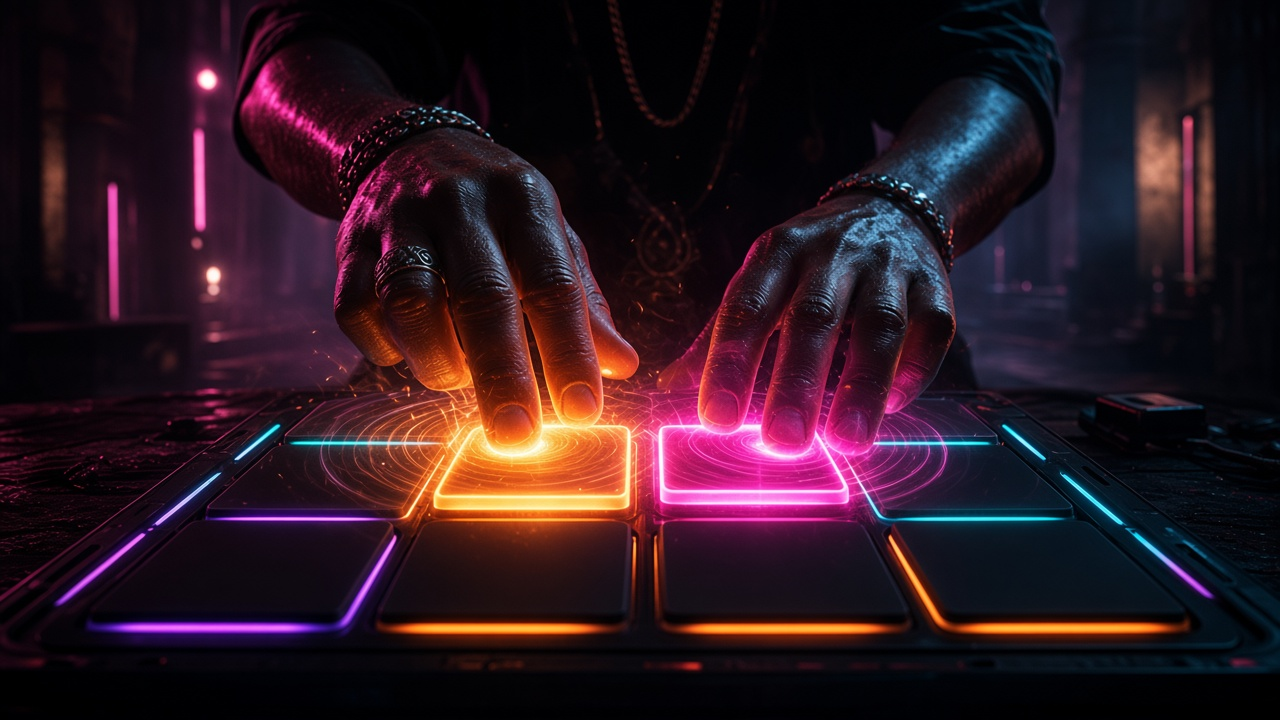
#> input picture promo/styleframes_raw/sf01_raw.jpg, 1280 x 720 px, found by its file name
$ python compose.py
#> lines starting #> are read from the running program, lines starting #| are printed output that depends on the picture
# Composes styleframe_01..03.png (Sanctum promo, tone-approval pass). Re-run: python3 styleframes_raw/compose.py
from PIL import Image, ImageDraw, ImageFont, ImageFilter, ImageEnhance, ImageChops
import random
G='/usr/share/fonts/truetype/sand-box/google/'
def font(name,size):
    import glob
    p=sorted(glob.glob(G+name+'/*.ttf'))[0]; f=ImageFont.truetype(p,size)
    try: f.set_variation_by_name('Bold')
    except Exception: pass
    return f
ANTON=lambda s: font('Anton',s); MONO=lambda s: font('JetBrains Mono',s)
MAG=(255,45,149); CY=(25,227,255); OR=(255,106,19); VI=(155,92,255); GOLD=(232,185,49); IV=(244,241,234)
def grain(im,amt=14):
    n=Image.effect_noise(im.size,amt).convert('RGB'); return ImageChops.overlay(im,ImageEnhance.Brightness(n).enhance(1.0)) if False else Image.blend(im,ImageChops.overlay(im,n),0.18)
def glitch_text(base,xy,text,f,fill=IV,split=6):
    lay=Image.new('RGBA',base.size,(0,0,0,0)); d=ImageDraw.Draw(lay)
    x,y=xy; d.text((x-split,y),text,font=f,fill=MAG+(200,)); d.text((x+split,y),text,font=f,fill=CY+(170,)); d.text((x,y),text,font=f,fill=fill+(255,))
    base.alpha_composite(lay)
def glow(base,box,color,r=40,w=6):
    lay=Image.new('RGBA',base.size,(0,0,0,0)); d=ImageDraw.Draw(lay); d.rounded_rectangle(box,radius=28,outline=color+(255,),width=w)
    g=lay.filter(ImageFilter.GaussianBlur(r)); base.alpha_composite(g); base.alpha_composite(g); base.alpha_composite(lay)
def vignette(im,s=0.75):
    w,h=im.size; m=Image.new('L',(w,h),0); d=ImageDraw.Draw(m); d.ellipse((-w*0.15,-h*0.15,w*1.15,h*1.15),fill=255)
    m=m.filter(ImageFilter.GaussianBlur(w//6)); black=Image.new('RGB',(w,h),(0,0,0)); return Image.composite(im,black,m.point(lambda v:int(255*(1-s)+v*s)))
def hud(d,xy,text,col=CY,size=26): d.text(xy,text,font=MONO(size),fill=col)
def letterbox(im,bar):
    d=ImageDraw.Draw(im); w,h=im.size; d.rectangle((0,0,w,bar),fill=(0,0,0)); d.rectangle((0,h-bar,w,h),fill=(0,0,0))
def frame_label(d,w,h,n,note):
    d.text((40,h-58),f"SANCTUM // STYLE FRAME {n:02d} // {note}",font=MONO(22),fill=(154,151,168))
    d.text((w-420,h-58),"TIBERIOUS PRODUCTIONS",font=MONO(22),fill=GOLD)

# ---- 01: velocity flash + ripple, hero type
im=Image.open('styleframes_raw/sf01_raw.jpg').convert('RGB').resize((1920,1080),Image.LANCZOS)
im=ImageEnhance.Contrast(im).enhance(1.15); im=vignette(im,0.6); im=grain(im).convert('RGBA')
#> after `im = ImageEnhance.Contrast(im).enhance(1.15)`:
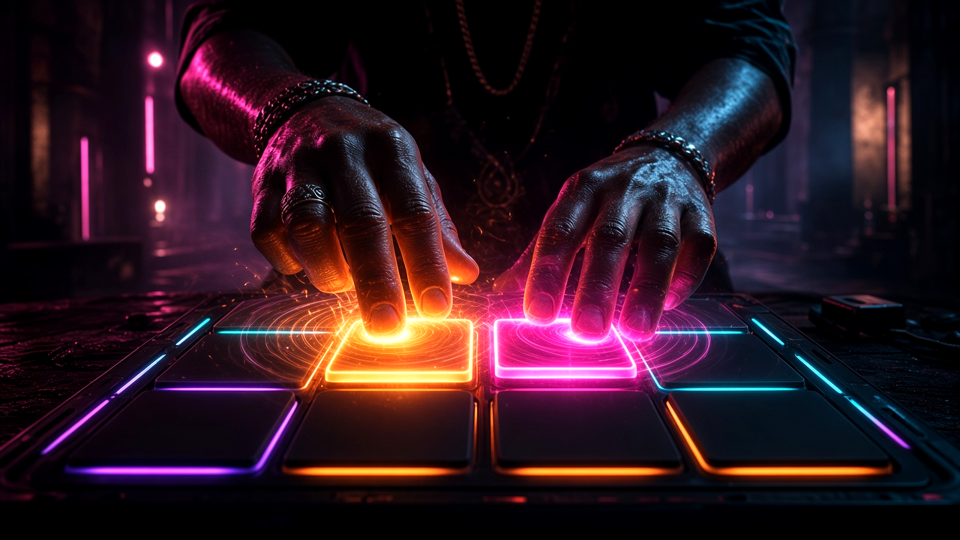
#> im: PIL image 1920x1080 RGB (shown at 1/2 size); mean R, G, B 45.9, 22.7, 32.9
#> in vignette, `m = Image.new('L', (w, h), 0)`: m: PIL image 1920x1080 L; every value is 0
#> in vignette, `m = m.filter(ImageFilter.GaussianBlur(w // 6))`:
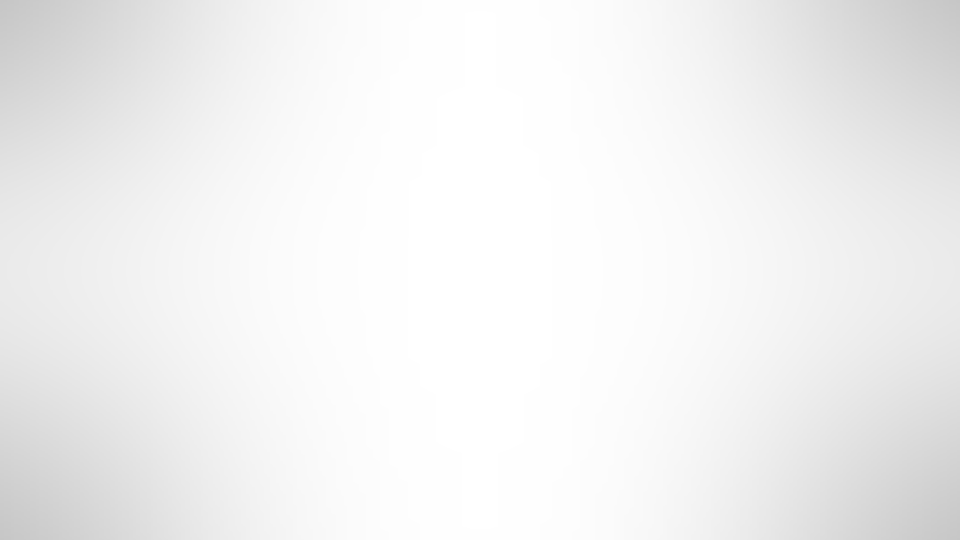
#> m: PIL image 1920x1080 L (shown at 1/2 size); min 198, max 255, mean 241.4
#> in vignette, `black = Image.new('RGB', (w, h), (0, 0, 0))`: black: PIL image 1920x1080 RGB; every value is 0
#> in grain, `n = Image.effect_noise(im.size, amt).convert('RGB')`:
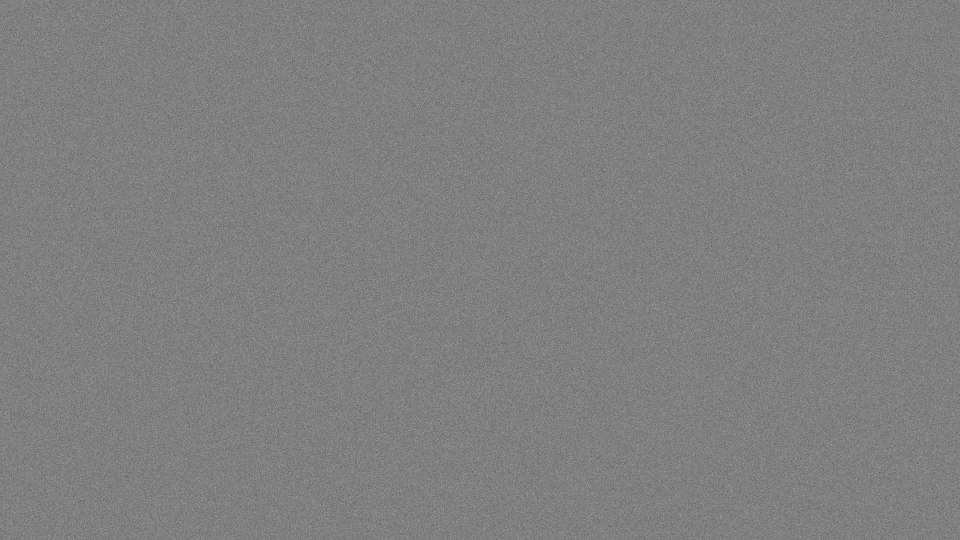
#> n: PIL image 1920x1080 RGB (shown at 1/2 size); min 53, max 193, mean 127.5
letterbox(im,70)
glitch_text(im,(90,150),"HIT IT HARD.",ANTON(190))
#> (the run stopped early here; a loop or call above may not have finished)
